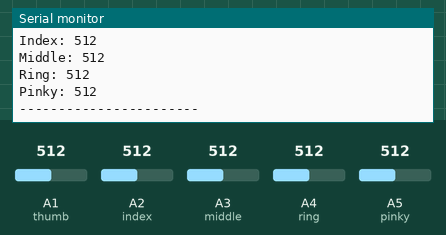
A sketch run on a simulated Arduino Uno, built with avr-gcc and run on an emulated ATmega328P. Parts: the last lines printed to the serial monitor. Inputs (shaded band) come from the test bench; at power-on: A1 (thumb) = 512, A2 (index) = 512, A3 (middle) = 512, A4 (ring) = 512, A5 (pinky) = 512.

Above: at 1.3 s.
1.4 s: A1 (thumb) set to 716
2.9 s: A2 (index) set to 716
4.4 s: A3 (middle) set to 716
5.9 s: A4 (ring) set to 716
At 6.6 s:
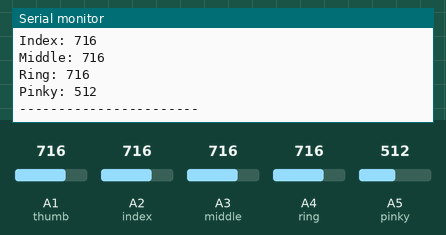
7.4 s: A5 (pinky) set to 716
At 8.17 s:
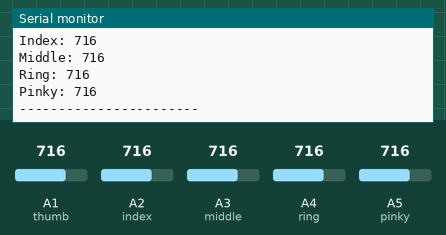
8.9 s: A1 (thumb) set to 992
Timing chart, 0 to 11.9 s (numbered marks = the images above; inputs shaded):
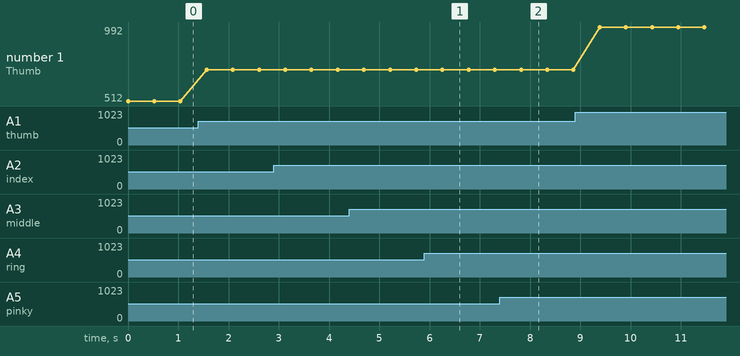

The sketch:

aliviara_embedded.ino
```cpp
int thumb = A1;
int index = A2;
int middle = A3;
int ring = A4;
int pinky = A5;
int thumbVal;
int indexVal;
int middleVal;
int ringVal;
int pinkyVal;

void setup() {
  // put your setup code here, to run once:
  pinMode(thumb, INPUT);
  pinMode(index, INPUT);
  pinMode(middle, INPUT);
  pinMode(ring, INPUT);
  pinMode(pinky, INPUT);
  Serial.begin(9600);
}

void loop() {
  // put your main code here, to run repeatedly:
  thumbVal = analogRead(thumb);
  indexVal = analogRead(index);
  middleVal = analogRead(middle);
  ringVal = analogRead(ring);
  pinkyVal = analogRead(pinky);
//  thumb = map(thumbVal, 600, 900, 0, 180);
  Serial.print("Thumb: ");
  Serial.println(thumbVal);
  Serial.print("Index: ");
  Serial.println(indexVal);
  Serial.print("Middle: ");
  Serial.println(middleVal);
  Serial.print("Ring: ");
  Serial.println(ringVal);
  Serial.print("Pinky: ");
  Serial.println(pinkyVal);
  Serial.println("-----------------------");
  delay(500);

}
```

Measured:
- after the input at 5.9 s, the serial monitor: prints a new line after 0.40 s (image 1)
- after the input at 7.4 s, the serial monitor: prints a new line after 0.47 s (image 2)
- plotted number 1: 512 → 716 after the input at 1.4 s, 716 → 992 after the input at 8.9 s
